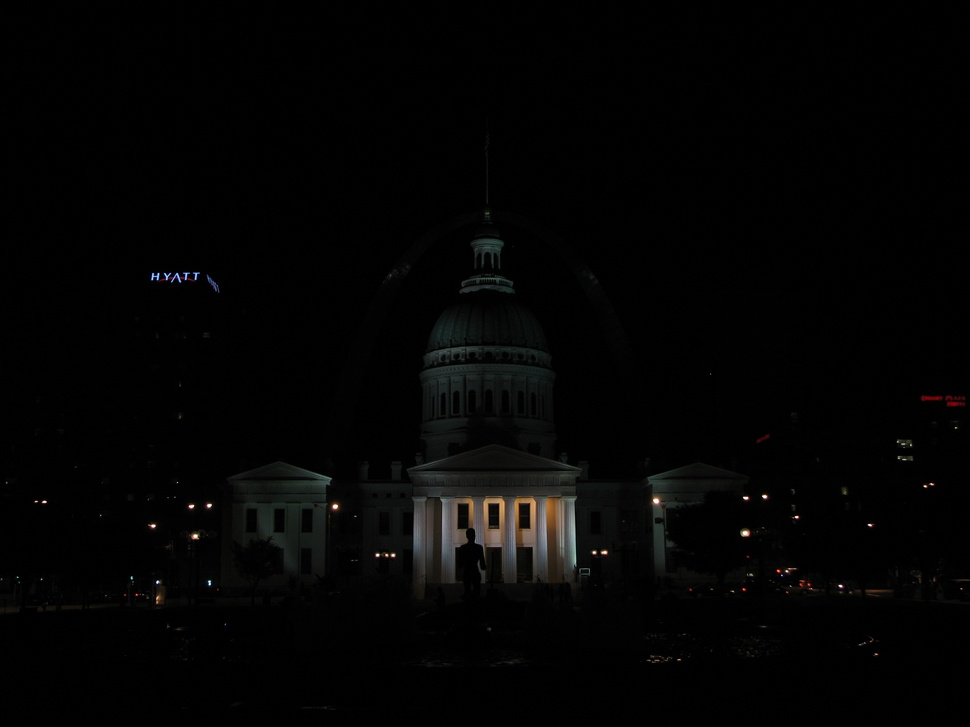
#> input picture week5_python/data/images/img_0.033.jpg, 970 x 727 px, shrunk from 2816 x 2112 before the run, found by its file name
$ jupyter execute hdr.ipynb   (shell and % lines are left out)
#> lines starting #> are read from the running program, lines starting #| are printed output that depends on the picture
# <font style = "color:rgb(50,120,229)">High Dynamic Range (HDR) Imaging  </font>
In the previous week, we learnt about contrast enhancement techniques like Histogram equalization. There are many situations where just contrast improvement is not sufficient. In this module, we will learn how to create a High Dynamic Range (HDR) image using multiple images taken with different exposure settings which is better than each one of these images.

## <font style = "color:rgb(50,120,229)">What is High Dynamic Range (HDR) imaging? </font>

Most digital cameras and displays capture or display color images as 24-bits matrices. There are 8-bits per color channel and the pixel values are therefore in the range **0 – 255** for each channel. In other words, a regular camera or a display has a **limited dynamic range**.

However, the world around us has a very large dynamic range. It can get pitch black inside a garage when the lights are turned off and it can get really bright if you are looking directly at the Sun. Even without considering those extremes, in everyday situations, 8-bits are barely enough to capture the scene. So, **the camera tries to estimate the lighting and automatically sets the exposure so that the most interesting aspect of the image has good dynamic range, and the parts that are too dark and too bright are clipped off to 0 and 255 respectively**.

In the Figure below, the image on the left is a normally exposed image. Notice the sky in the background is completely washed out because the camera decided to use a setting where the subject (my son) is properly photographed, but the bright sky is washed out. The image on the right is an HDR image produced by the iPhone.

How does an iPhone capture an HDR image? It actually **takes 3 images at three different exposures**. The images are taken in quick succession so there is almost no movement between the three shots. **The three images are then combined to produce the HDR image**. We will see the details in the next section.

The process of combining different images of the same scene acquired under different exposure settings is called **High Dynamic Range (HDR) imaging**.

# <font style = "color:rgb(50,120,229)">How to create HDR images?</font>

In this section, we will go through the steps of creating an HDR image using OpenCV.

#### <font style = "color:rgb(8,133,37)">NOTE </font>:
All functions used in this chapter have a common structure. We first create an object for the specific algorithm class and apply the method on the list of images using the `process` method. These functions and classes can be referred [**here**](https://docs.opencv.org/4.1.0/d6/df5/group__photo__hdr.html)

## <font style = "color:rgb(50,120,229)">Step 1: Capture multiple images with different exposures </font>

When we take a picture using a camera, we have only 8-bits per channel to represent the dynamic range ( brightness range ) of the scene. But **we can take multiple images of the scene at different exposures by changing the shutter speed**. Most SLR cameras have a feature called Auto Exposure Bracketing (AEB) that allows us to take multiple pictures at different exposures with just one press of a button. If you are using an iPhone, you can use this [AutoBracket HDR app](https://itunes.apple.com/us/app/autobracket-hdr/id923626339?mt=8&ign-mpt=uo%3D8) and if you are an android user you can try [A Better Camera app](https://play.google.com/store/apps/details?id=com.almalence.opencam&hl=en).

Using AEB on a camera or an auto bracketing app on the phone, we can take multiple pictures quickly one after the other so the scene does not change. When we use HDR mode in an iPhone, it takes three pictures.

1. An **underexposed** image: This image is darker than the properly exposed image. The goal is the capture parts of the image that are very bright.
2. A **properly exposed** image: This is the regular image the camera would have taken based on the illumination it has estimated.
3. An **overexposed** image: This image is brighter than the properly exposed image. The goal is the capture parts of the image that very dark and the camera needs more time to capture enough light to see what is there in the dark.

*However, if the dynamic range of the scene is very large, we can take more than three pictures to compose the HDR image.*

We will use 4 images taken with exposure time 1/30, 0.25, 2.5 and 15 seconds. The thumbnails are shown below.

The information about the exposure time and other settings used by an SLR camera or a Phone are usually stored in the EXIF metadata of the JPEG file. Check out this [link](https://www.howtogeek.com/289712/how-to-see-an-images-exif-data-in-windows-and-macos) to see EXIF metadata stored in a JPEG file in Windows and Mac. Alternatively, you can use my favorite command line utility for EXIF called [EXIFTOOL](https://www.sno.phy.queensu.ca/~phil/exiftool).

Let’s start by reading in the images and assigning the exposure times

[cell 1]
import cv2
import numpy as np
import matplotlib.pyplot as plt
from dataPath import DATA_PATH

[cell 2]
import matplotlib
matplotlib.rcParams['figure.figsize'] = (10.0, 10.0)
matplotlib.rcParams['image.cmap'] = 'gray'

We load the 4 images and create 2 lists:
1. `times` : contains the exposure times for the images
1. `images` : contains the images

[cell 3]
def readImagesAndTimes():
  # List of exposure times
  times = np.array([ 1/30.0, 0.25, 2.5, 15.0 ], dtype=np.float32)

  # List of image filenames
  filenames = ["img_0.033.jpg", "img_0.25.jpg", "img_2.5.jpg", "img_15.jpg"]
  images = []
  for filename in filenames:
    im = cv2.imread(DATA_PATH + "images/" + filename)
#> im is the input picture: shape (727, 970, 3); mean B, G, R 3.3, 3.6, 3.7
    images.append(im)

  return images, times

[cell 4]
images, times = readImagesAndTimes()

## <font style = "color:rgb(50,120,229)">Step 2: Align Images </font>

Misalignment of images used in composing the HDR image can result in severe artifacts. In the Figure below, **the image on the left is an HDR image composed using unaligned images and the image on the right is one using aligned images**. By zooming into a part of the image, shown using red circles, we see severe ghosting artifacts in the left image.

Naturally, while taking the pictures for creating an HDR image, professional photographer mount the camera on a tripod. They also use a feature called [mirror lockup](https://www.slrlounge.com/workshop/using-mirror-up-mode-mirror-lockup) to reduce additional vibrations. Even then, the images may not be perfectly aligned because there is no way to guarantee a vibration-free environment. The problem of alignment gets a lot worse when images are taken using a handheld camera or a phone.

Fortunately, OpenCV provides an easy way to align these images using **AlignMTB**. This algorithm converts all the images to **median threshold bitmaps (MTB)**. An MTB for an image is calculated by assigning the value 1 to pixels brighter than median luminance and 0 otherwise. **An MTB is invariant to the exposure time**. Therefore, the MTBs can be aligned without requiring us to specify the exposure time.

MTB based alignment is performed using the following lines of code in OpenCV.

Specifically, we create an object of AlignMTB class and apply the alignment function (`process`) on the set of images we loaded earlier.

### <font style="color:rgb(8,133,37)">Function Syntax </font>

```python
cv.AlignMTB.process(	src, dst, times, response	)
```
**Parameters**

- `src` - vector of input images ( Input )
- `dst` - vector of aligned images ( Output )

[cell 5]
# Align input images
alignMTB = cv2.createAlignMTB()
alignMTB.process(images, images)

## <font style = "color:rgb(50,120,229)">Step 3: Recover the Camera Response Function </font>

The response of a typical camera is not linear to scene brightness. What does that mean? Suppose, two objects are photographed by a camera and one of them is twice as bright as the other in the real world. When you measure the pixel intensities of the two objects in the photograph, the pixel values of the brighter object will not be twice that of the darker object! Without estimating the Camera Response Function (CRF), we will not be able to merge the images into one HDR image.

What does it mean to merge multiple exposure images into an HDR image?

Consider just ONE pixel at some location (x,y) of the images. If the CRF was linear, the pixel value would be directly proportional to the exposure time unless the pixel is too dark ( i.e. nearly 0 ) or too bright ( i.e. nearly 255) in a particular image. We can filter out these bad pixels ( too dark or too bright ), and estimate the brightness at a pixel by dividing the pixel value by the exposure time and then averaging this brightness value across all images where the pixel is not bad ( too dark or too bright ). We can do this for all pixels and obtain a single image where all pixels are obtained by averaging “good” pixels.

But the CRF is not linear and we need to make the image intensities linear before we can merge/average them by first estimating the CRF.

The good news is that the CRF can be estimated from the images if we know the exposure times for each image. Like many problems in computer vision, the problem of finding the CRF is set up as an optimization problem where the goal is to minimize an objective function consisting of a data term and a smoothness term. These problems usually reduce to a linear least squares problem which are solved using Singular Value Decomposition (SVD) that is part of all linear algebra packages. The details of the CRF recovery algorithm are in the paper titled [Recovering High Dynamic Range Radiance Maps from Photographs](http://www.pauldebevec.com/Research/HDR/debevec-siggraph97.pdf).

Finding the CRF is done using just two lines of code in OpenCV using `CalibrateDebevec` or `CalibrateRobertson`. In this module we will use `CalibrateDebevec`.

### <font style="color:rgb(8,133,37)">Function Syntax </font>

```python
CRFObject = cv2.createCalibrateDebevec()
```

```python
dst	=	CRFObject.process(	src, times[, dst]	)
```

**Parameters**

- `src` - vector of input images
- `times` - vector of exposure time values for each image
- `dst` ( optional ) - 256x1 matrix with inverse camera response function

#### <font style = "color:rgb(8,133,37)">Exercise </font>
Try out the Robertson method for calibration

[cell 6]
# Obtain Camera Response Function (CRF)
calibrateDebevec = cv2.createCalibrateDebevec()
responseDebevec = calibrateDebevec.process(images, times)


# Plot CRF
x = np.arange(256, dtype=np.uint8)
y = np.squeeze(responseDebevec)

plt.figure(figsize=(15,8))
plt.plot(x, y[:,0],'r'  , x, y[:,1],'g', x, y[:,2],'b');
plt.title("CRF")
plt.xlabel("Measured Intensity")
plt.ylabel("Calibrated Intensity")
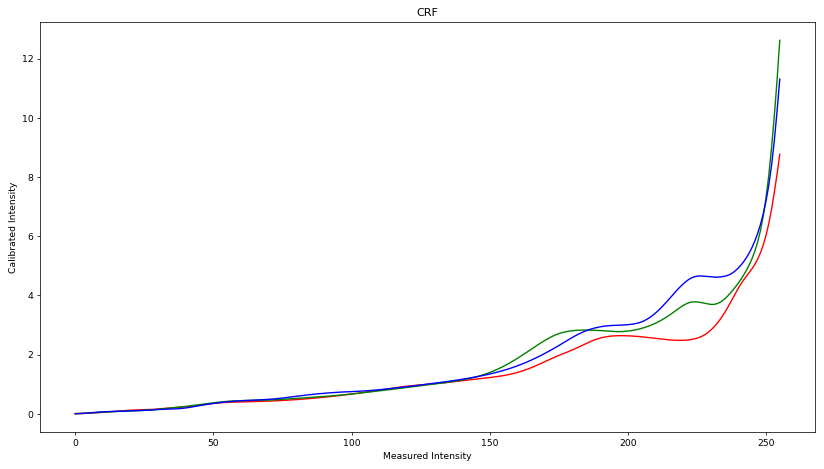
#> figure drawn by matplotlib, 1 panel; curve peaks at x = 255, y = 8.76; curve peaks at x = 255, y = 12.62; curve peaks at x = 255, y = 11.31

The figure above shows the CRF recovered using the images for the red, green and blue channels.

## <font style = "color:rgb(50,120,229)">Step 4: Merge Images </font>

Once the CRF has been estimated, we can merge the exposure images into one HDR image using `MergeDebevec`.

[cell 7]
# Merge images into an HDR linear image
mergeDebevec = cv2.createMergeDebevec()
hdrDebevec = mergeDebevec.process(images, times, responseDebevec)
# Save HDR image.
cv2.imwrite("hdrDebevec.hdr", hdrDebevec)

The HDR image saved above can be loaded in Photoshop and tonemapped. An example is shown below.

|  |
| --- |
| <center>HDR Photoshop tone mapping
</center> |

## <font style = "color:rgb(50,120,229)">Step 5: Tone mapping </font>

The process of converting a High Dynamic Range (HDR) image to an 8-bit per channel image while preserving as much detail as possible is called **Tone mapping**.

Now we have merged our exposure images into one HDR image. Can you guess the minimum and maximum pixel values for this image? The minimum value is obviously 0 for a pitch black condition. What is the theoretical maximum value? Infinite! In practice, the maximum value is different for different situations. If the scene contains a very bright light source, we will see a very large maximum value.

Even though we have recovered the relative brightness information using multiple images, we now have the challenge of saving this information as a 24-bit image for display purposes.

There are several tone mapping algorithms. OpenCV implements few of them. **The thing to keep in mind is that there is no right way to do tone mapping**. Usually, we want to see more detail in the tonemapped image than in any one of the exposure images. Sometimes the goal of tone mapping is to produce realistic images and often times the goal is to produce surreal images. The algorithms implemented in OpenCV tend to produce realistic and therefore less dramatic results.

Let’s look at the various options. Some of the common parameters of the different tone mapping algorithms are listed below.

- **`gamma`** : This parameter compresses the dynamic range by applying a gamma correction. When gamma is equal to 1, no correction is applied. A gamma of less than 1 darkens the image, while a gamma greater than 1 brightens the image.
- **`saturation`** : This parameter is used to increase or decrease the amount of saturation. When saturation is high, the colors are richer and more intense. Saturation value closer to zero, makes the colors fade away to grayscale.
- **`contrast`** : Controls the contrast ( i.e. log (maxPixelValue/minPixelValue) ) of the output image.
Let us explore the four tone mapping algorithms available in OpenCV.

### <font style = "color:rgb(8,133,37)">Drago Tonemap </font>

The parameters for [Drago Tonemap](https://docs.opencv.org/4.1.0/d6/df5/group__photo__hdr.html#ga72bf92bb6b8653ee4be650ac01cf50b6) are shown below

```python
retval	=	cv.createTonemapDrago(	[, gamma[, saturation[, bias]]]	)
```
Here, bias is the value for bias function in [0, 1] range. Values from 0.7 to 0.9 usually give the best results. The default value is 0.85. For more technical details, please see this [paper](http://resources.mpi-inf.mpg.de/tmo/logmap/logmap.pdf).

The Python code is shown below. The parameters were obtained by trial and error. The final output is multiplied by 3 just because it gave the most pleasing results to me. You should play around with the parameters and see how the output changes.

[cell 8]
# Tonemap using Drago's method to obtain 24-bit color image
tonemapDrago = cv2.createTonemapDrago(1.0, 0.7)
ldrDrago = tonemapDrago.process(hdrDebevec)
#> ldrDrago: shape (727, 970, 3) float32; 0% of the values are NaN or infinite; the others: min 3.71e-13, max 1, mean 0.0963
ldrDrago = 3 * ldrDrago
#> ldrDrago: shape (727, 970, 3) float32; 0% of the values are NaN or infinite; the others: min 1.11e-12, max 3, mean 0.289
plt.imshow(ldrDrago[:,:,::-1])

### <font style = "color:rgb(8,133,37)">Reinhard Tonemap </font>

The parameters for [Reinhard Tonemap](https://docs.opencv.org/4.1.0/d6/df5/group__photo__hdr.html#gadabe7f6bf1fa96ad0fd644df9182c2fb) are shown below.

```python
	retval	=	cv.createTonemapReinhard(	[, gamma[, intensity[, light_adapt[, color_adapt]]]]	)
```

**parameters**

- **`intensity`** should be in the [-8, 8] range. Greater intensity value produces brighter results.
- **`light_adapt`** controls the light adaptation and is in the [0, 1] range. A value of 1 indicates adaptation based only on pixel value and a value of 0 indicates global adaptation. An in-between value can be used for a weighted combination of the two.
- **`color_adapt`** controls chromatic adaptation and is in the [0, 1] range. The channels are treated independently if the value is set to 1 and the adaptation level is the same for every channel if the value is set to 0. An in-between value can be used for a weighted combination of the two.

For more details, check out this [paper](http://citeseerx.ist.psu.edu/viewdoc/download?doi=10.1.1.106.8100&rep=rep1&type=pdf).

[cell 9]
# Tonemap using Reinhard's method to obtain 24-bit color image
tonemapReinhard = cv2.createTonemapReinhard(1.5, 0,0,0)
ldrReinhard = tonemapReinhard.process(hdrDebevec)
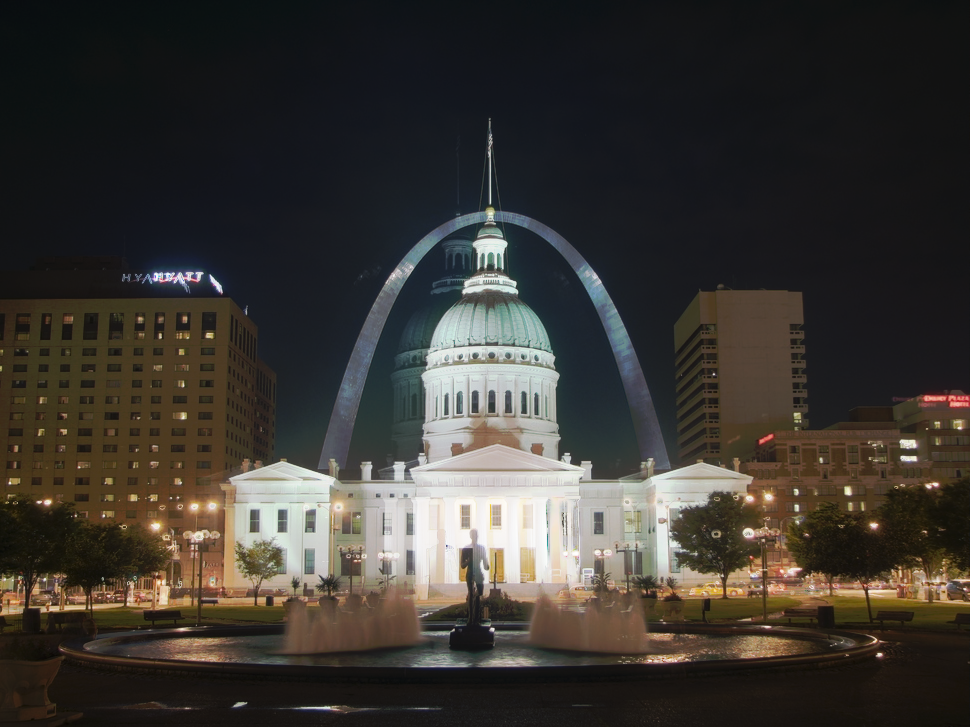
#> ldrReinhard: shape (727, 970, 3) float32; mean of channels 0, 1, 2 0.199, 0.218, 0.233; drawn as B, G, R
plt.imshow(ldrReinhard[:,:,::-1])

### <font style = "color:rgb(8,133,37)">Mantiuk Tonemap </font>

The parameters for [Mantinuk Tonemap](https://docs.opencv.org/4.1.0/d6/df5/group__photo__hdr.html#ga3b3f3bf083b7515802f039a6a70f2d21) are shown below.

```python
	retval	=	cv.createTonemapMantiuk(	[, gamma[, scale[, saturation]]]	)
```

The parameter **scale** is the contrast scale factor. Values from 0.6 to 0.9 produce best results.

For more details, check out this [paper](http://citeseerx.ist.psu.edu/viewdoc/download?doi=10.1.1.60.4077&rep=rep1&type=pdf).

[cell 10]
# Tonemap using Mantiuk's method to obtain 24-bit color image
tonemapMantiuk = cv2.createTonemapMantiuk(2.2,0.85, 1.2)
ldrMantiuk = tonemapMantiuk.process(hdrDebevec)
#> ldrMantiuk: shape (727, 970, 3) float32; 0% of the values are NaN or infinite; the others: min 4.9e-07, max 1, mean 0.086
ldrMantiuk = np.clip(3 * ldrMantiuk,0,1)
#> ldrMantiuk: shape (727, 970, 3) float32; 0% of the values are NaN or infinite; the others: min 1.47e-06, max 1, mean 0.256
plt.imshow(ldrMantiuk[:,:,::-1])

Let us compare the 3 tone-mapped outputs

[cell 11]
plt.figure(figsize=[20,10])
plt.subplot(131);plt.imshow(ldrDrago[:,:,::-1]);plt.title("HDR using Drago Tone Mapping");plt.axis('off')
plt.subplot(132);plt.imshow(ldrMantiuk[:,:,::-1]);plt.title("HDR using Mantiuk Tone Mapping");plt.axis('off')
plt.subplot(133);plt.imshow(ldrReinhard[:,:,::-1]);plt.title("HDR using Reinhard Tone Mapping");plt.axis('off')
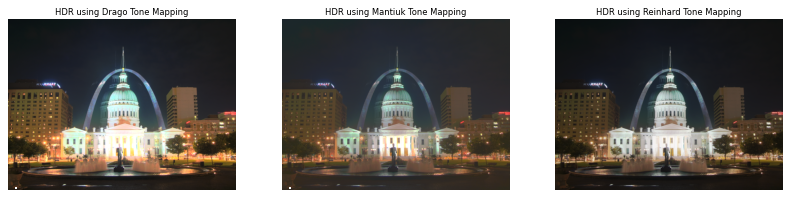
#> figure drawn by matplotlib, 3 panels
